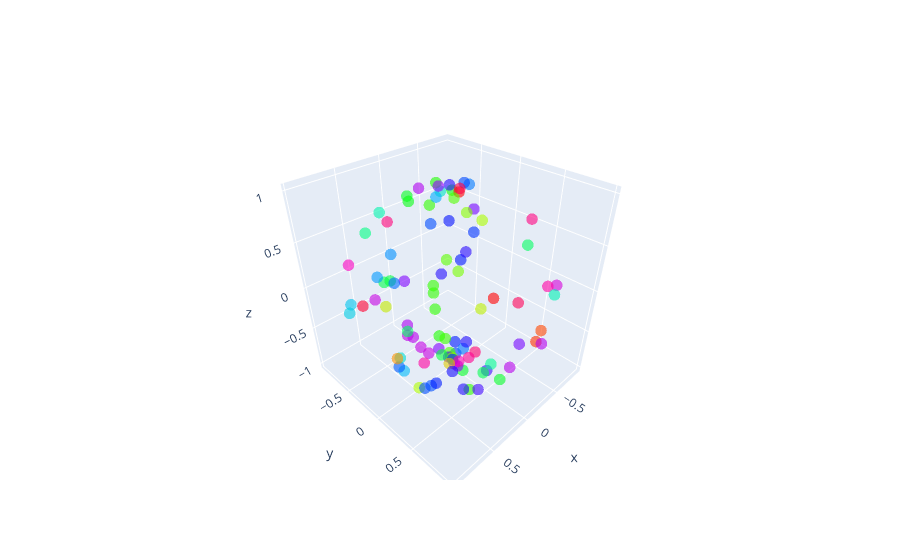

Here is the notebook cell this chart was saved with:
### Code cell
fig = go.Figure(data=[go.Scatter3d(
    x=np.cos(2*np.pi*c)*np.sin(2*np.pi*c2),
    y=np.sin(2*np.pi*c2)*np.sin(2*np.pi*c),
    z=np.cos(2*np.pi*c2),
    mode='markers',
    text = [str(x) for x in c],
    marker=dict(
    
        size=4,
        color = c,             # set color to an array/list of desired values
        colorscale='HSV',
        # choose a colorscale
        opacity=0.6
    )
)])
fig.show()

### Figure 1 — Plotly figure (JSON) as saved in the notebook; plotly's stock layout.template omitted (floating-point values rounded to 4 significant figures; data arrays with more than 128 entries replaced by an {"elided": "..."} marker saying what was removed)
{"data": [{"marker": {"color": {"elided": "150 float values"}, "colorscale": [[0, "#ff0000"], [0.1111, "#ffa700"], [0.2222, "#afff00"], [0.3333, "#08ff00"], [0.4444, "#00ff9f"], [0.5556, "#00b7ff"], [0.6667, "#0010ff"], [0.7778, "#9700ff"], [0.8889, "#ff00bf"], [1, "#ff0000"]], "opacity": 0.6, "size": 4}, "mode": "markers", "text": {"elided": "150 str values"}, "type": "scatter3d", "x": {"elided": "150 float values"}, "y": {"elided": "150 float values"}, "z": [-0.4054, -0.5929, -0.5014, -0.9723, -0.6129, 0.9648, -0.7494, -0.7039, -0.3315, 0.9949, 0.2182, 0.9496, -0.2739, -0.9992, 0.7608, -0.9259, -0.9619, 0.769, -0.2808, -0.9573, -0.9905, 0.9125, -0.8639, -0.9896, -0.9733, -0.782, -0.8169, -0.9968, -0.4308, -0.2745, -0.4317, -0.9258, -0.179, -0.6, -0.5134, -0.9532, 0.985, 0.8951, 0.1302, -0.9831, -0.1147, -0.9426, -0.7396, 0.4725, -0.9964, 0.9334, -0.852, 1.0, 0.2662, -0.02899, -0.2085, 0.9532, 0.3507, 0.01605, 0.2491, -0.9978, 0.9897, 0.8135, 0.5938, 0.08806, -0.9991, -0.4198, 0.5218, -0.7889, 0.9155, 0.3553, -0.5417, -0.8326, -0.3403, -0.7524, 0.1692, -0.7248, 0.9978, -0.4201, 0.2788, -0.9887, -0.4769, -0.996, 0.7017, -0.9584, 0.9852, -0.8332, -0.815, 0.5934, -0.3516, 0.9902, -0.8109, -0.9807, -0.9969, 0.5371, -0.9131, 0.4119, -0.5978, 0.9968, -0.9994, -0.06453, 0.6877, 0.6905, -0.9882, -0.9001]}], "layout": {}}
